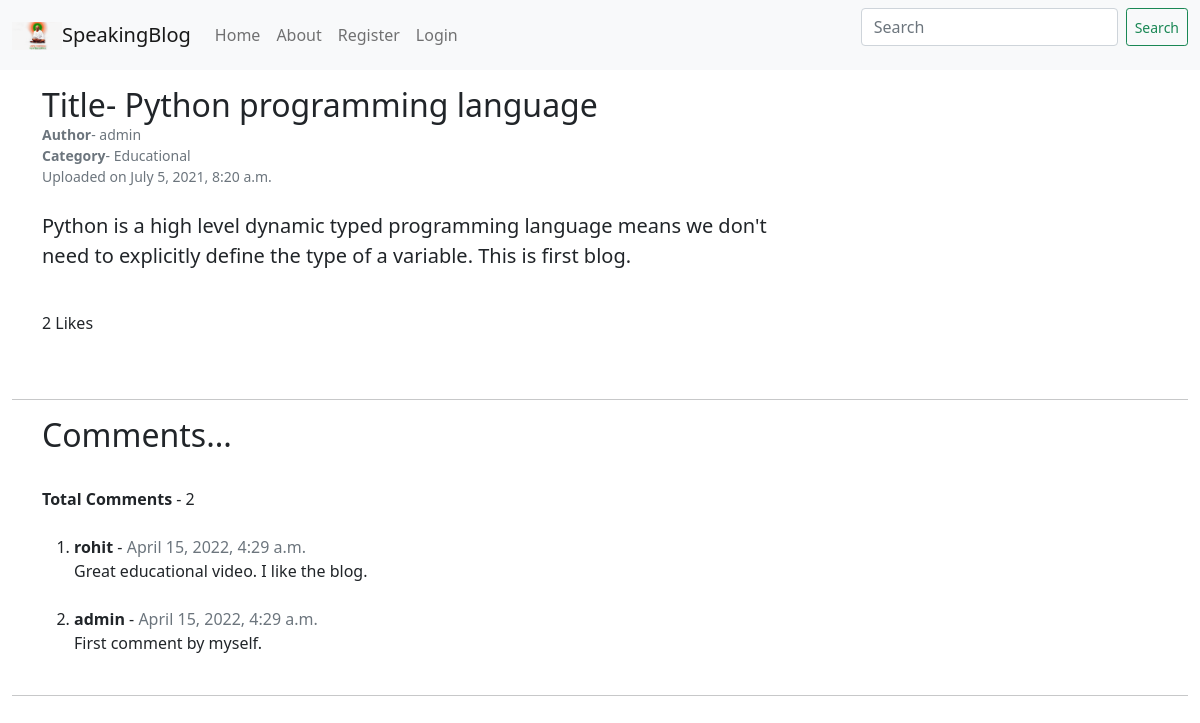
The app's page /detaildata/1 with its own data.
### blog/models.py (models this page shows, shortened)
class blogpost(models.Model):
    created_by=models.ForeignKey(User,on_delete=models.CASCADE)
    topic=models.CharField(max_length=122,null=True,blank=False)
    title=models.CharField(max_length=250,blank=False)
    post=models.TextField()
    likes=models.ManyToManyField(User, related_name='blog_posts')
    date=models.DateTimeField(auto_now_add=True )
    class Meta:
        ordering=['-date']

class CommentModel(models.Model):
    post = models.ForeignKey(blogpost ,related_name='comments', on_delete=models.CASCADE)
    name = models.CharField(max_length = 100)
    body = models.TextField()
    date_added = models.DateTimeField(auto_now_add=True)
    class Meta:
        ordering=['-date_added']

### homeapp/views.py (the view)
# urls.py: path('detaildata/<int:pk>',views.DetailData.as_view(),name='detaildata'),
class DetailData(DetailView):
    model=blogpost
    template_name='blogpost_detail.html'
    context_object_name='data'

### templates/blogpost_detail.html (shortened to what this page needs)
{%extends 'base.html' %}
{%block body%}
    <div class='container'>
        <div class='row'>
        <div class='col-md-8'>
        <b class='h2'> Title- {{data.title}}</b><br>
        <small class='text-muted'><b>Author</b>- {{data.created_by}}</small><br>
        <small class='text-muted'l><b>Category</b>- {{data.topic}}</small> <br>
        <small class='text-muted'>Uploaded on {{data.date}}</small>
               <br><br>
               <p class='lead'> {{data.post}}</p><br>
        {%if user.is_authenticated%}
                        <form method='post' action="{%url 'like_post' data.pk %}" class='form-group'>
                            {%csrf_token%}
                            {%if user in data.likes.all%}
                                {{data.likes.count}} Likes <button type='button' name='like' value="{{data.id}}" class='btn btn-primary disabled btn-sm'>Like</button>
                                {%else%}
                                {{data.likes.count}} Likes <button type='submit' name='like' value="{{data.id}}" class='btn btn-primary btn-sm'>Like</button>
                            {%endif%}
                        </form>
            {%else%}
                {{data.likes.count}}  Likes
        {%endif%}
        </div>
        <div class='col-md-2'>
        </div>
        </div>
    </div>
        <br><br>
        <hr>
        <div class='container'>
            <h2>Comments...</h2><br>
                {%if not data.comments.all %}
                    No comments yet...
                    {%else%}
                        <strong>Total Comments</strong> - {{data.comments.count}} <br>
                        <ol><br>
                        {%for comment in data.comments.all %}
                        <li><strong>{{comment.name}}</strong> -
                            <span class='text-muted'>{{comment.date_added.today}}</span> <br>
                            {{comment.body}}</li><br>
                        {%endfor%}
                {%endif%}
        </div>
            <hr>
    </div>
{%endblock%}

### records on screen
blogpost: title "Python programming language", created_by "admin", topic "Educational", date "July 5, 2021, 8:20 a.m.", post "Python is a high level dynamic typed programming language means we don't need to explicitly define the type of a variable. This is first blog.", likes.count "2", comments.count "2"
CommentModel: name "rohit", date_added.today "April 15, 2022, 4:29 a.m.", body "Great educational video. I like the blog."
CommentModel: name "admin", date_added.today "April 15, 2022, 4:29 a.m.", body "First comment by myself."
